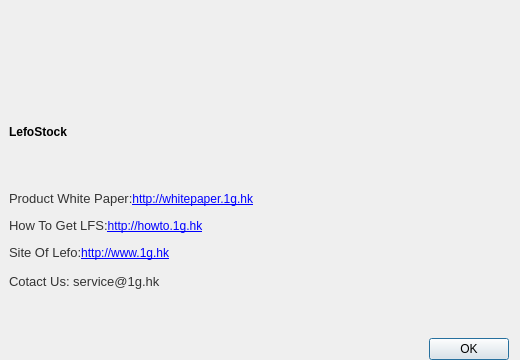
<?xml version="1.0" encoding="UTF-8"?>
<ui version="4.0">
 <class>AboutDialog</class>
 <widget class="QDialog" name="AboutDialog">
  <property name="geometry">
   <rect>
    <x>0</x>
    <y>0</y>
    <width>520</width>
    <height>360</height>
   </rect>
  </property>
  <property name="windowTitle">
   <string>About LefoStock</string>
  </property>
  <layout class="QHBoxLayout" name="horizontalLayout_2">
   <property name="leftMargin">
    <number>9</number>
   </property>
   <property name="topMargin">
    <number>0</number>
   </property>
   <property name="bottomMargin">
    <number>0</number>
   </property>
   <item>
    <layout class="QVBoxLayout" name="verticalLayout_2">
     <item>
      <spacer name="verticalSpacer_2">
       <property name="orientation">
        <enum>Qt::Vertical</enum>
       </property>
       <property name="sizeHint" stdset="0">
        <size>
         <width>20</width>
         <height>40</height>
        </size>
       </property>
      </spacer>
     </item>
     <item>
      <widget class="QLabel" name="label_3">
       <property name="text">
        <string/>
       </property>
       <property name="pixmap">
        <pixmap resource="../bitcoin.qrc">:/icons/res/icons/horizontal_trans-no-shadow.png</pixmap>
       </property>
       <property name="alignment">
        <set>Qt::AlignCenter</set>
       </property>
       <property name="indent">
        <number>0</number>
       </property>
      </widget>
     </item>
     <item>
      <spacer name="verticalSpacer_3">
       <property name="orientation">
        <enum>Qt::Vertical</enum>
       </property>
       <property name="sizeHint" stdset="0">
        <size>
         <width>20</width>
         <height>40</height>
        </size>
       </property>
      </spacer>
     </item>
     <item>
      <layout class="QHBoxLayout" name="horizontalLayout">
       <item>
        <spacer name="horizontalSpacer">
         <property name="orientation">
          <enum>Qt::Horizontal</enum>
         </property>
         <property name="sizeHint" stdset="0">
          <size>
           <width>40</width>
           <height>20</height>
          </size>
         </property>
        </spacer>
       </item>
      </layout>
     </item>
     <item>
      <widget class="QLabel" name="label_2">
       <property name="text">
        <string>&lt;html&gt;&lt;head/&gt;&lt;body&gt;&lt;p&gt;&lt;span style=&quot; font-weight:600;&quot;&gt;LefoStock&lt;/span&gt;&lt;/p&gt;&lt;p&gt;&lt;br/&gt;&lt;/p&gt;&lt;p&gt;&lt;span style=&quot; font-family:'arial'; font-size:13px; color:#333333;&quot;&gt;Product White Paper:&lt;/span&gt;&lt;a href=&quot; http://whitepaper.1g.hk&quot;&gt;&lt;span style=&quot; text-decoration: underline; color:#0000ff;&quot;&gt;http://whitepaper.1g.hk&lt;/span&gt;&lt;/a&gt;&lt;/p&gt;&lt;p&gt;&lt;span style=&quot; font-family:'arial'; font-size:13px; color:#333333;&quot;&gt;How To Get LFS:&lt;/span&gt;&lt;a href=&quot;http://howto.1g.hk&quot;&gt;&lt;span style=&quot; text-decoration: underline; color:#0000ff;&quot;&gt;http://howto.1g.hk&lt;/span&gt;&lt;/a&gt;&lt;/p&gt;&lt;p&gt;&lt;span style=&quot; font-family:'arial'; font-size:13px; color:#333333;&quot;&gt;Site Of Lefo:&lt;/span&gt;&lt;a href=&quot;http://www.1g.hk&quot;&gt;&lt;span style=&quot; text-decoration: underline; color:#0000ff;&quot;&gt;http://www.1g.hk&lt;/span&gt;&lt;/a&gt;&lt;br/&gt;&lt;br/&gt;&lt;span style=&quot; font-family:'arial'; font-size:13px; color:#333333;&quot;&gt;Cotact Us: service@1g.hk&lt;/span&gt;&lt;/p&gt;&lt;/body&gt;&lt;/html&gt;</string>
       </property>
       <property name="wordWrap">
        <bool>true</bool>
       </property>
       <property name="openExternalLinks">
        <bool>true</bool>
       </property>
       <property name="textInteractionFlags">
        <set>Qt::LinksAccessibleByMouse|Qt::TextSelectableByKeyboard|Qt::TextSelectableByMouse</set>
       </property>
      </widget>
     </item>
     <item>
      <spacer name="verticalSpacer">
       <property name="orientation">
        <enum>Qt::Vertical</enum>
       </property>
       <property name="sizeHint" stdset="0">
        <size>
         <width>20</width>
         <height>40</height>
        </size>
       </property>
      </spacer>
     </item>
     <item>
      <widget class="QDialogButtonBox" name="buttonBox">
       <property name="orientation">
        <enum>Qt::Horizontal</enum>
       </property>
       <property name="standardButtons">
        <set>QDialogButtonBox::Ok</set>
       </property>
      </widget>
     </item>
    </layout>
   </item>
  </layout>
 </widget>
 <resources>
  <include location="../bitcoin.qrc"/>
 </resources>
 <connections>
  <connection>
   <sender>buttonBox</sender>
   <signal>accepted()</signal>
   <receiver>AboutDialog</receiver>
   <slot>accept()</slot>
   <hints>
    <hint type="sourcelabel">
     <x>360</x>
     <y>308</y>
    </hint>
    <hint type="destinationlabel">
     <x>157</x>
     <y>274</y>
    </hint>
   </hints>
  </connection>
  <connection>
   <sender>buttonBox</sender>
   <signal>rejected()</signal>
   <receiver>AboutDialog</receiver>
   <slot>reject()</slot>
   <hints>
    <hint type="sourcelabel">
     <x>428</x>
     <y>308</y>
    </hint>
    <hint type="destinationlabel">
     <x>286</x>
     <y>274</y>
    </hint>
   </hints>
  </connection>
 </connections>
</ui>
